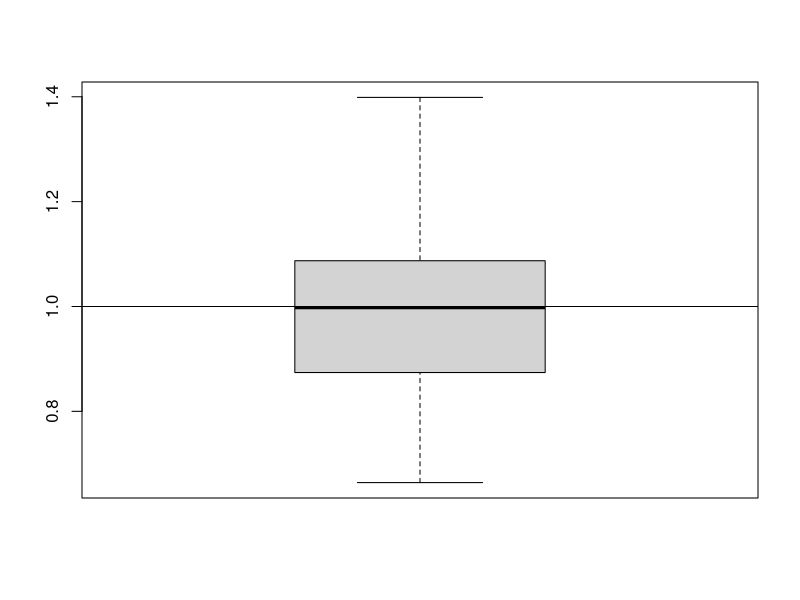

This chart was generated by the following R code:
# Demo: Non-separable linear regression (sanity check)
# LK 03/2023

set.seed(1)

library("coin")

# FUNs --------------------------------------------------------------------

gen_dat <- function(n = 1e3, parmD = 0, parmY = c(-0.5, 1)) {
  H <- rt(n, df = 5)
  E <- sample(c(-1, 1), n, TRUE)
  ND <- rlogis(n)
  NY <- rlogis(n)
  gD <- H + ND
  gY <- H + NY
  g2u <- \(g) ecdf(g)
  UD <- g2u(gD)(gD)
  UY <- g2u(gY)(gY)
  D <- as.numeric(plogis(parmD + E) >= UD)
  UY[UY == 1] <- 1 - 1e-6
  UY[UY == 0] <- 1e-6
  Y <- qnorm(UY, mean = parmY[1] + D * parmY[2])
  data.frame(Y = Y, D = D, E = E, H = H)
}

ind_obj <- \(b, Y, X, E, tstat = "quadratic", trafo = identity) {
  R <- (Y - X %*% b)
  E <- factor(E)
  trafo(statistic(independence_test(R ~ E, teststat = tstat)))
}

ret <- replicate(1e2, {
  d <- gen_dat()
  lm(Y ~ D, data = d)
  c("LM" = optim(c(-0.5, 1), ind_obj, Y = d$Y, X = cbind(1, d$D), E = d$E)$par[2])
})

boxplot(ret)
abline(h = 1)
